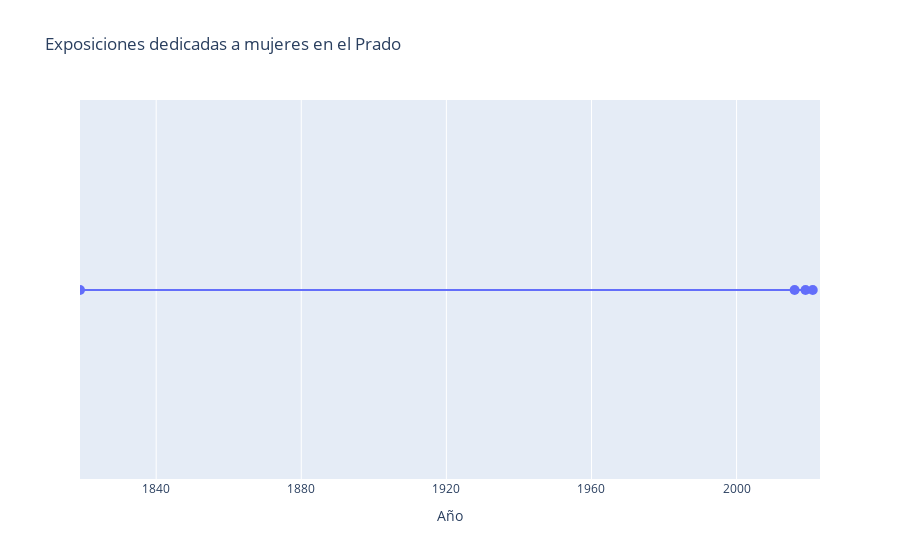

The code cell stored with this chart in its notebook:
### Code cell
# Agregar la línea de tiempo como una serie de pasos
fig.add_trace(go.Scatter(
    x=años,
    y=[1] * len(años),  # Utilizamos el valor 1 para la coordenada y
    mode='lines+markers',
    line=dict(shape='hv', width=2),  # Estilo de línea horizontal y vertical
    marker=dict(size=10),
    text=nombres,
    hovertemplate='%{text}<extra></extra>',  # Mostrar el nombre del evento en el hover
))

# Personalizar el diseño del gráfico
fig.update_layout(
    title='Exposiciones dedicadas a mujeres en el Prado',
    xaxis=dict(
        range=[1819, 2023],  # Rango de años
        dtick=40,  # Separación entre los ticks del eje x
        tickmode='linear',  # Modo lineal para los ticks del eje x
        title='Año'
    ),
    yaxis=dict(
        showticklabels=False,  # No mostrar los ticks del eje y
        showgrid=False,  # No mostrar las líneas de la cuadrícula del eje y
    ),
    hovermode='closest',  # Activar el hover más cercano al punto
)

# Mostrar la línea de tiempo
fig.show()

### Figure 1 — Plotly figure (JSON) as saved in the notebook; plotly's stock layout.template omitted (floating-point values rounded to 4 significant figures)
{"data": [{"hovertemplate": "%{text}<extra></extra>", "line": {"shape": "hv", "width": 2}, "marker": {"size": 10}, "mode": "lines+markers", "text": ["Inauguración del Museo del Prado", "Primera exposición dedicada a una mujer", "Segunda exposición dedicada a una mujer", "Tercera exposición dedicada a una mujer"], "type": "scatter", "x": [1819, 2016, 2019, 2021], "y": [1, 1, 1, 1]}], "layout": {"hovermode": "closest", "title": {"text": "Exposiciones dedicadas a mujeres en el Prado"}, "xaxis": {"dtick": 40, "range": [1819, 2023], "tickmode": "linear", "title": {"text": "Año"}}, "yaxis": {"showgrid": false, "showticklabels": false}}}
